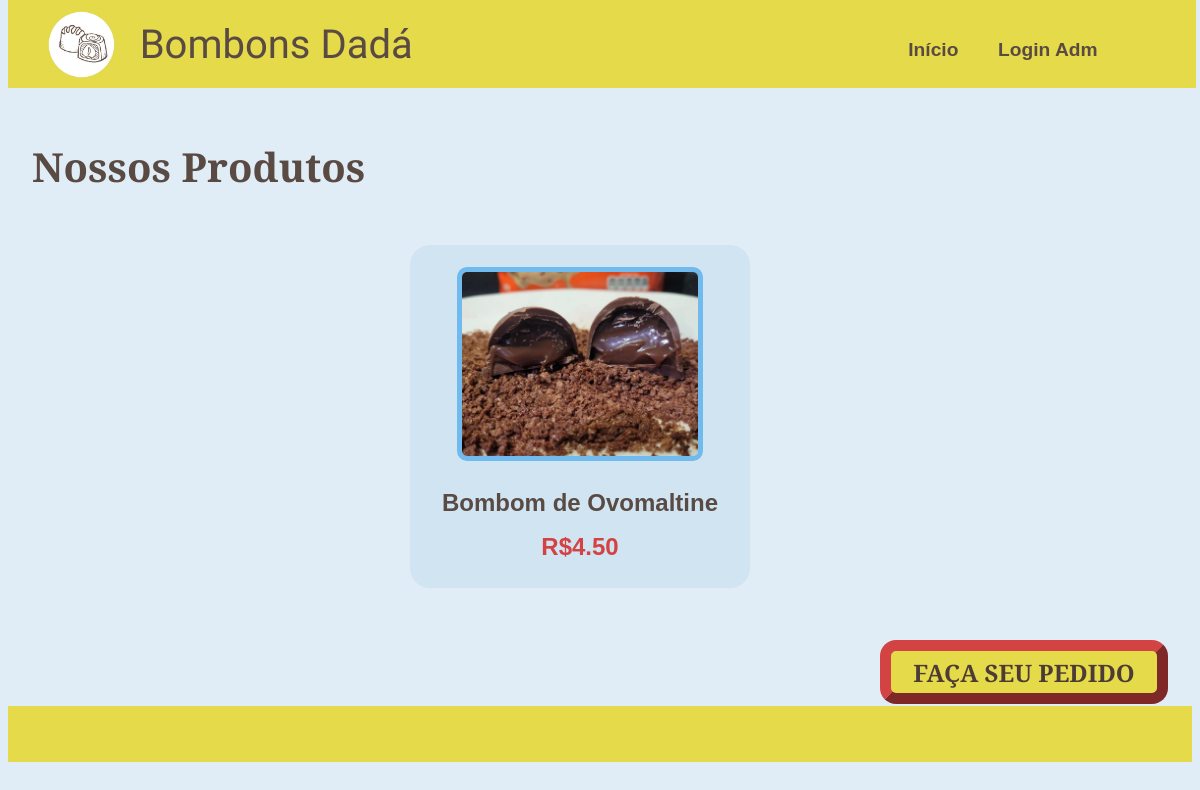
/produtos, run on an earlier commit of the app's database.
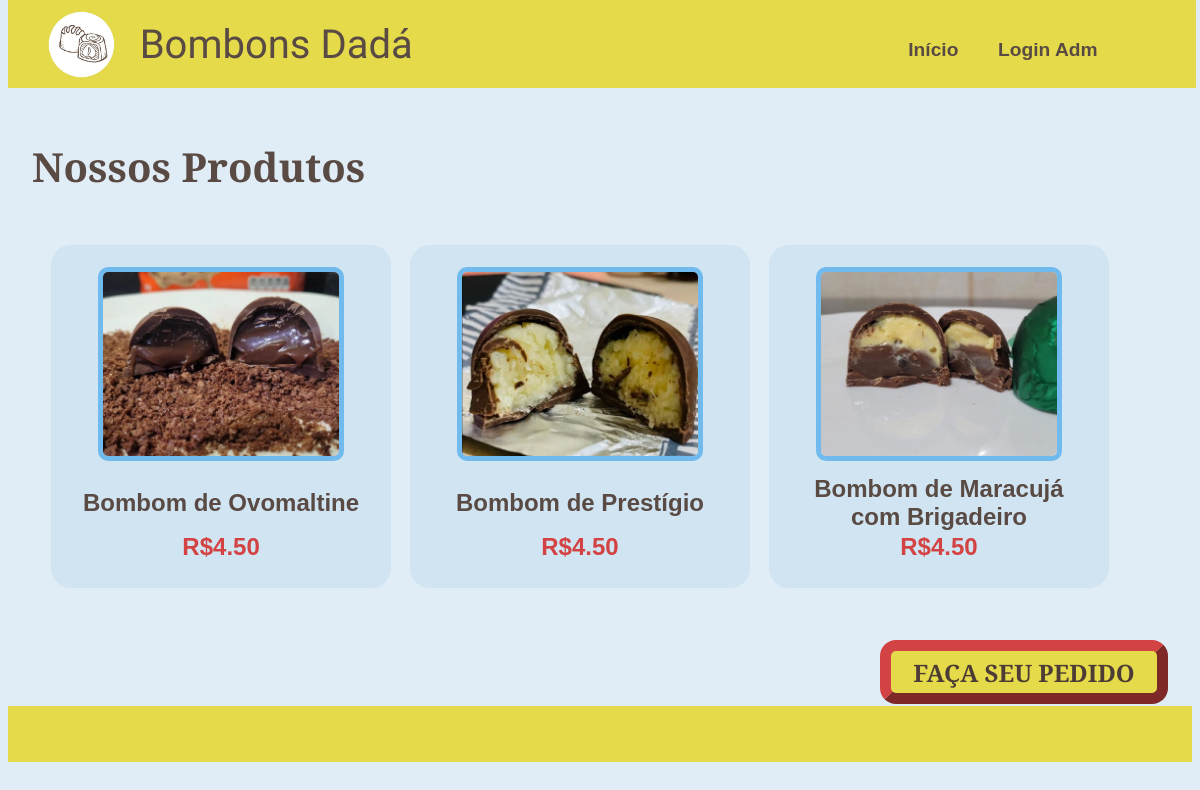
And on a later commit of the database.
### appo/models.py (models this page shows)
class Produto(db.Model):
    id = db.Column(db.Integer, primary_key=True)
    name = db.Column(db.String(100), nullable=False)
    price = db.Column(db.Float, nullable=False)
    image = db.Column(db.String(200), nullable=False)

### appo/routes.py (the view)
@app.route('/produtos')
def produtos():
    dadosprodutos = Produto.query.all()  # Busca todos os produtos no banco de dados
    return render_template('produtos.html', dadosprodutos=dadosprodutos)

### appo/templates/produtos.html (shortened to what this page needs)
<!DOCTYPE html>
<html lang="en">
<head>
    <link rel="stylesheet" href="../static/Style/style.css">
    <link rel="stylesheet" href="../static/Style/media.css">
    <link rel="stylesheet" href="../static/Style/mobile.css">
</head>
<body>
    <header>
        <nav>
            <div>
                <img src="../static/Imagens/icone2.webp" id="logo-header">
                <h1>Bombons Dadá</h1>
            </div>
            <div id="linkinicio">
                <a href="{{ url_for('home') }}" >Início</a>
                <a href="{{ url_for('login') }}">Login Adm</a>
            </div>
        </nav>
    </header>
    <div class="ancora"></div>
    <h1 class="produtos">Nossos Produtos</h1>
    <main class="produtos">
        <div id="apresent">
            {% for produto in dadosprodutos %}
                <div class="divbombo">
                    <img src="{{ url_for ('uploaded_file', filename=produto.image) }}" alt="{{ produto.name }}">
                    <div id="nome">
                        <p>{{ produto.name }}</p>
                    </div>
                    <p id="preco">R${{ "%.2f"|format(produto.price) }}</p>
                </div>
            {% endfor %}
        </div>
    </main>
    <button id="pedido" onclick="window.location.href='https://wa.me/5531991353880';">FAÇA SEU PEDIDO</button>
    <footer>
    </footer>
</body>
</html>

### appo/static/Style/style.css (style rules this page uses)
html { background-color: #e1edf6; }
body { font-family: Arial, Helvetica, sans-serif; color: #594A44; }
main { padding: 4rem; }
nav div { display: flex; justify-content: left; color: #594A44; padding-right: 4rem; }
nav h1 { font-family: "Bevan", sans-serif; align-self: center; font-size: 2.5rem; margin-left: 1rem; font-weight: 500; }
#logo-header { align-self: center; width: 85px; height: 85px; margin-right: 0rem; }
nav { height:5.5rem; align-self: center; position: fixed; top: 0px; width: 99%; background-color: #E5DA4A; display: flex; justify-content: space-evenly; font-size: 1.2rem; font-family: Arial, Helvetica, sans-serif; z-index: 2; }
nav a { align-self: center; color: #594A44; font-weight: bold; padding: 0.2em; text-decoration: none; cursor: pointer; padding-top: 1rem; }
#pedido { position: fixed; width: 18rem; height: 4rem; right: 2rem; bottom: 6rem; border-radius: 1rem; border-color: #d34343; background-color: #E5DA4A; border-width: 0.7rem; font-family: "Arvo", serif; font-size: 1.5rem; font-weight: bold; color: #4d3c35; z-index:7 }
.ancora { height: 10vh; }
footer { margin-top:2em; height:7vh; background-color:#E5DA4A; display:flex; align-items: center; justify-content: center; }
.divbombo img { width: 80%; border-radius: 10px; border-color: #71baee; border-style: solid; border-width: 5px; }
.divbombo p { color: #594A44; font-family: Arial, Helvetica, sans-serif; font-size: 1.5rem; font-weight: bold; padding:0%; margin:0%; text-align: center; }
#nome { height: 5vw; align-items: center; display:flex; margin-top: 1vw; }
.divbombo { width:27%; height: 25vw; background-color: #d1e4f2; border-radius: 20px; display:flex; align-items: center; flex-direction: column; padding:2%; margin-bottom: 2%; }
#apresent { display: flex; flex-direction: row; justify-content: space-evenly; height: fit-content; flex-wrap: wrap; }
#preco { color: #d34343; font-weight:900; }
.produtos { font-family: "Arvo"; font-weight: 700; font-size: 2.5em; padding-left: 1.5rem; padding-top: 1.5rem; }
#linkinicio { width:50%; justify-content:end; }
#linkinicio a { margin-left: 2rem; }

What changed in the data, as far as the page shows it:
added Produto: image (picture), name "Bombom de Prestígio", price "4.50"
added Produto: image (picture), name "Bombom de Maracujá com Brigadeiro", price "4.50"
